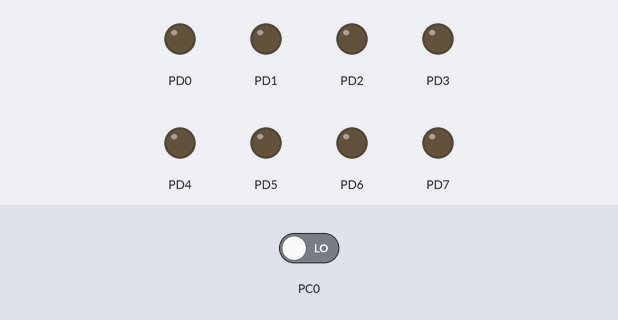
A program run on a simulated ATmega128, built with avr-gcc and emulated at 8 MHz. Shown: output pins drawn as LEDs (lit = HIGH). The inputs (shaded band) are chosen by the test bench; at power-on: PC0 LOW.

Above: at 1.2 s.
1.3 s: PC0 driven HIGH
At 1.6 s:
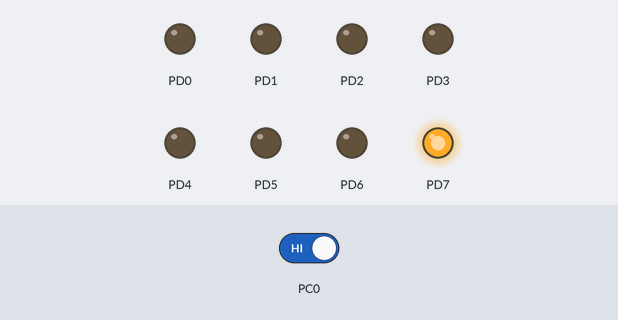
2.8 s: PC0 driven LOW
At 3.9 s:
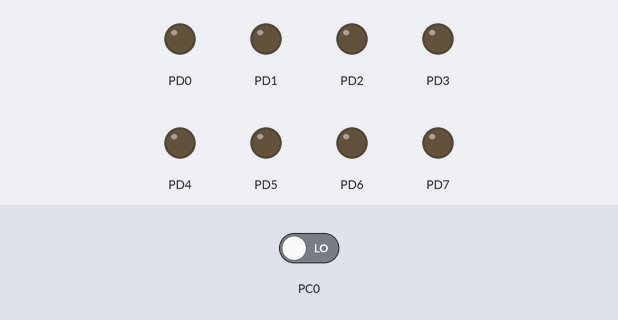
Timing chart, 0 to 5.8 s (numbered marks = the images above; inputs shaded):
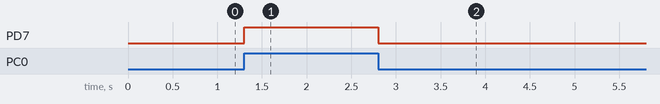

The program:

main.c
```c
/*
 * OpdrachtB3.c
 *
 * Created: 1-2-2018 16:43:27
 * Author : dionb
 */

#define F_CPU 8000000

#include <avr/io.h>
#include <util/delay.h>


int main(void)
{
	DDRD = 0xFF;
	DDRC = 0x00;

    /* Replace with your application code */
    while (1)
    {
		if(PINC & 0x01) {
			PORTD = 0b10000000;
			} else {
			PORTD = 0b00000000;
		}
		wait(100);
    }
	return 1;
}

void wait(int ms) {
	int i = 0;
	while(i < ms) {
		_delay_ms(1);
		i++;
	}
}
```

Measured:
- after the input at 1.3 s, PD7: LOW → HIGH at once
- after the input at 2.8 s, PD7: HIGH → LOW at once
